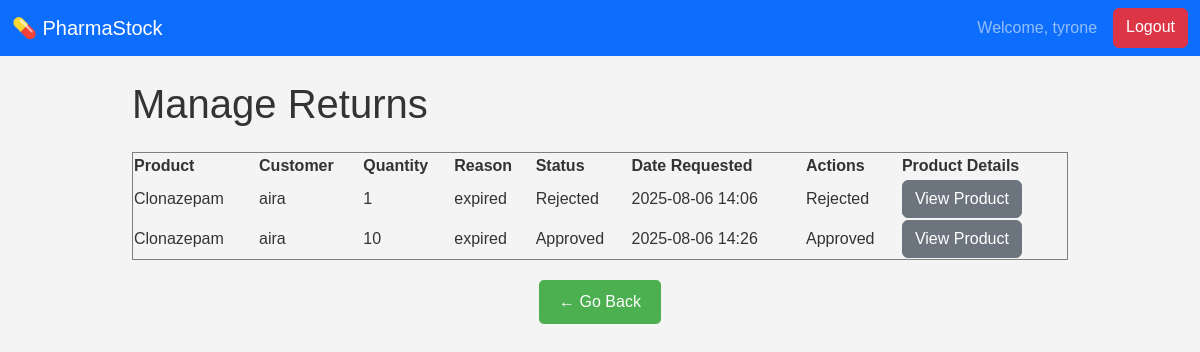
The page /manage-returns/ (signed in) on the database as committed earlier.
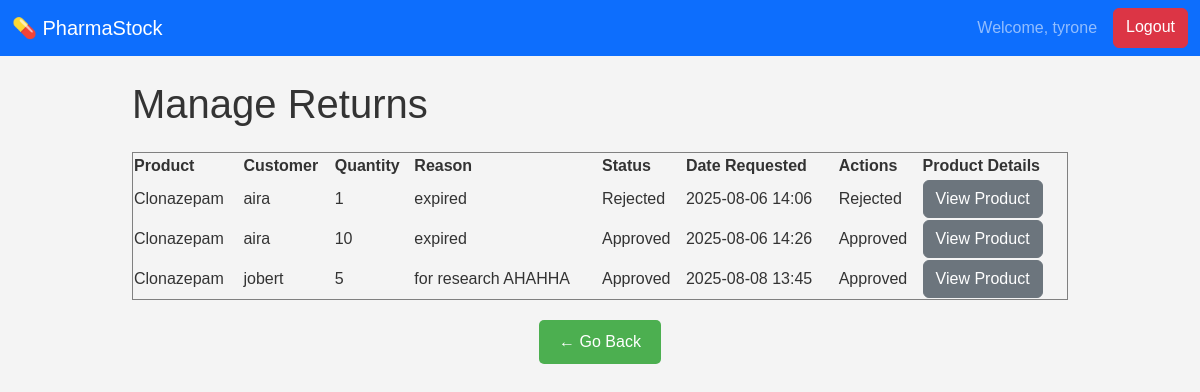
The same page on the database as committed later.
### inventory/models.py (models this page shows, shortened)
class Return(models.Model):
    product = models.ForeignKey(Product, on_delete=models.CASCADE)
    customer = models.ForeignKey(User, on_delete=models.CASCADE)
    quantity = models.PositiveIntegerField()
    reason = models.TextField()
    status = models.CharField(max_length=10, choices=[("Pending", "Pending"), ("Approved", "Approved"), ("Rejected", "Rejected")], default="Pending")
    date_requested = models.DateTimeField(auto_now_add=True)

class Product(models.Model):
    name = models.CharField(max_length=100)
    category = models.CharField(max_length=50)
    quantity = models.PositiveIntegerField()
    expiry_date = models.DateField()
    price = models.DecimalField(max_digits=10, decimal_places=2, default=0.00)
    low_stock_threshold = models.PositiveIntegerField(default=10)
    supplier = models.ForeignKey(Supplier, on_delete=models.SET_NULL, null=True, blank=True)
    image = models.ImageField(upload_to='products/', blank=True, null=True)
    barcode = models.ImageField(upload_to='barcodes/', blank=True)

### inventory/views.py (the view)
# urls.py: path('manage-returns/', views.manage_returns, name='manage_returns'),
@admin_required
def manage_returns(request):
    returns = Return.objects.all()
    return render(request, 'inventory/manage_returns.html', {'returns': returns})

### inventory/views.py (called while the page is built)
def admin_required(view_func):
    decorated_view_func = login_required(user_passes_test(lambda u: u.is_staff)(view_func))
    return decorated_view_func

### inventory/templates/inventory/manage_returns.html (shortened to what this page needs)
{% extends 'inventory/base.html' %}
{% block page_title %}Manage Returns{% endblock %}
{% block content %}
<table border="1" style="width: 100%; border-collapse: collapse; margin-bottom: 20px;">
    <tr>
        <th>Product</th>
        <th>Customer</th>
        <th>Quantity</th>
        <th>Reason</th>
        <th>Status</th>
        <th>Date Requested</th>
        <th>Actions</th>
        <th>Product Details</th>
    </tr>
    {% for return in returns %}
    <tr>
        <td>{{ return.product.name }}</td>
        <td>{{ return.customer.username }}</td>
        <td>{{ return.quantity }}</td>
        <td>{{ return.reason }}</td>
        <td>{{ return.status }}</td>
        <td>{{ return.date_requested|date:"Y-m-d H:i" }}</td>
        <td>
            {% if return.status == "Pending" %}
                <a href="{% url 'process_return' return.pk 'Approved' %}" class="btn btn-success">Approve</a>
                <a href="{% url 'process_return' return.pk 'Rejected' %}" class="btn btn-danger">Reject</a>
            {% else %}
                {{ return.status }}
            {% endif %}
        </td>
        <td>
            <a href="{% url 'product_edit' return.product.pk %}" class="btn btn-secondary">View Product</a>
        </td>
    </tr>
    {% endfor %}
</table>
<div style="text-align: center;">
    <button
        onclick="window.history.back()"
        style="padding: 10px 20px; font-size: 16px; background-color: #4CAF50; color: white; border: none; border-radius: 5px; cursor: pointer;">
        ← Go Back
    </button>
</div>
{% endblock %}

Rows that differ between the two databases and show on the page:
added Return: product.name "Clonazepam", customer.username "jobert", quantity "5", reason "for research AHAHHA", status "Approved", date_requested "2025-08-08 13:45"
